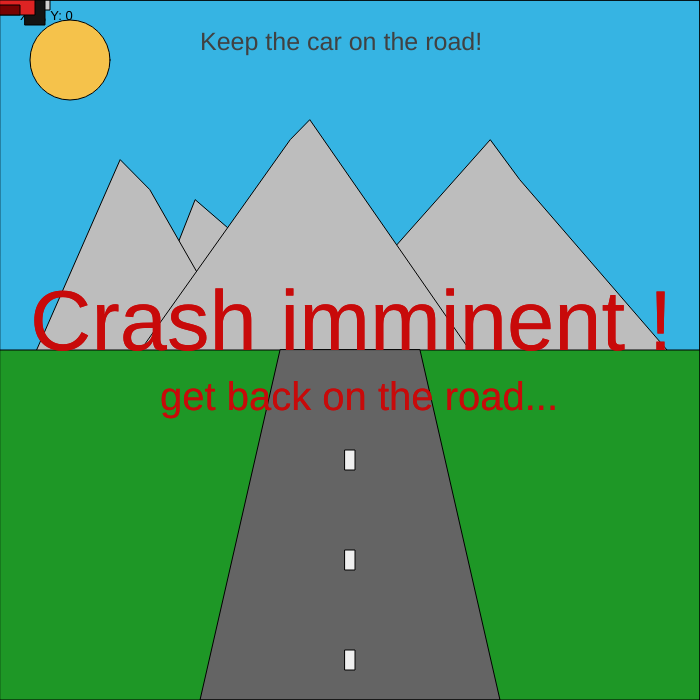
Frame 1 (no input)
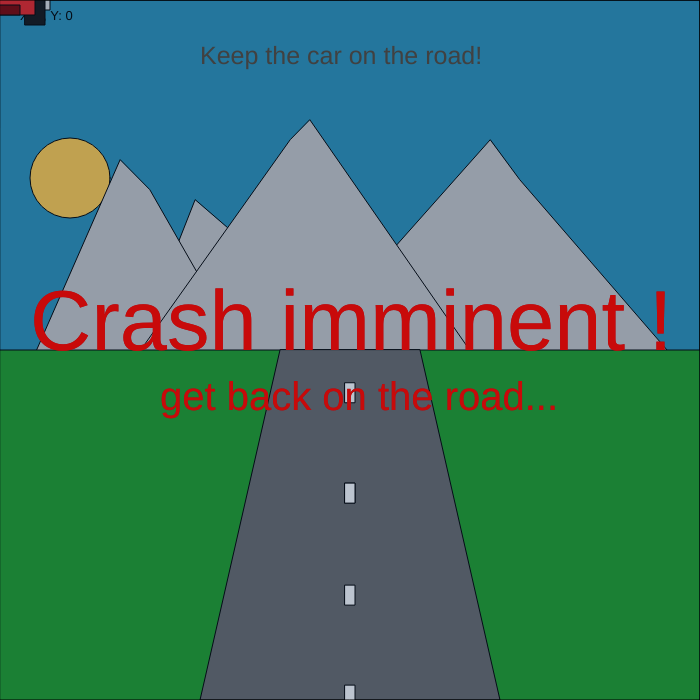
Frame 60 (no input)
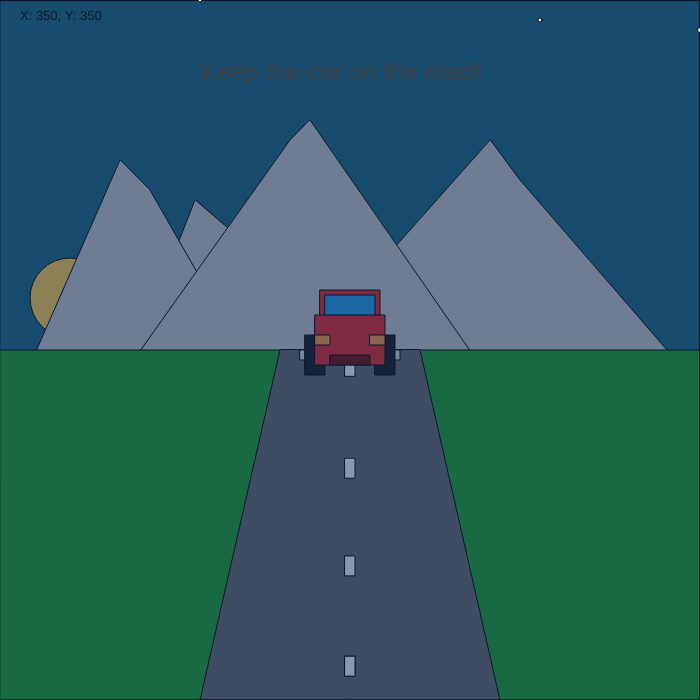
Frame 120 (the mouse pressed at the canvas centre since frame 60)

The p5.js sketch that drew these frames (run headless with seeded random() and noise() and a simulated clock; from frame 60 on, the mouse is pressed at the canvas centre):

// p5.js sketch
// ── sketch.js
function setup() {
  createCanvas(700, 700);
}
let tmovey = 50
let tspeedy = 2



let paint1y = 450
let ps1y = 2
let paint2y = 450 + (100)
let ps2y = 2
let paint3y = 450 + (100*2)
let ps3y = 2
let paint4y = 450 + (100*3)
let ps4y = 2
let paint5y = 450 + (100*4)
let ps5y = 2
let endp = 750

let trn = 0
let strn = 1
let suny = 60
let suns = 2 
let moony = -300
let moons = 2
shows = true
hides = false
function draw() {
  background(220);
  let coords = `X: ${mouseX}, Y: ${mouseY}`;
  
  fill(54,181,228,)
  square(0,0,700)
  fill(0,0,0,trn)
  square(0,0,700)
  fill(246,195,75)
  circle(70,suny,80)
  fill(255)
  circle(630,moony,80)
  suny = suny + suns
  moony = moony + moons

  trn = trn + strn
  if(trn > 200){
  strn = -strn
  suns = -suns
  moons = -moons
  //tint = -tint
  }
   if(trn < 0){
  strn = -strn
  suns = -suns
  moons = -moons
  //tint = -tint
  }

  //mountain
  fill(190)
  quad(195,200,    130,365,    480,365,         300,290)
  
  quad(120,160,    30,365,    250,365,         150,190)
  quad(490,140,    290,365,    680,365,         520,180)
  quad(290,140,    130,365,    480,365,         310,120)
  
  
  fill(0)
  textSize(13)
  text(coords,20,20)

  //road
  fill(30,152,38)
  square(0,350,700)
  fill(100)
  quad(280,350,200,700,500,700,420,350 )
  //road paint
  fill(240)
  rect(345,paint1y,10,20)  
  paint1y = paint1y + ps1y
  rect(345,paint2y,10,20) 
  paint2y = paint2y + ps2y
  rect(345,paint3y,10,20) 
  paint3y = paint3y + ps3y
  rect(345,paint4y,10,20) 
 paint4y = paint4y + ps4y
  rect(345,paint5y,10,20) 
  paint5y = paint5y + ps5y
  if(paint1y >endp) {
    paint1y = 350
  }
  if(paint2y >endp) {
    paint2y = 350
  }
  if(paint3y >endp) {
    paint3y = 350
  }
  if(paint4y >endp) {
    paint4y = 350
  }
  if(paint5y > endp) {
    paint5y = 350
  }
  //speed change
  ps1y = ps1y+.01
  ps2y = ps2y +.01
  ps3y = ps3y+.01
  ps4y = ps4y+.01
  ps5y = ps5y+.01

  if (200 > mouseX){
    fill(200,10,10)
    textSize(85)
    text("Crash imminent !",30,350)
    textSize(40)
    text("get back on the road...",160,410)
  }
  if (500 < mouseX){
    fill(200,10,10)
    textSize(85)
    text("Crash imminent !",30,350)
    textSize(40)
    text("get back on the road...",160,410)
  }
  //line(350,0,350,700)
//MOUSE follow
  //wheel axles
  fill(210)
  rect(mouseX-50,mouseY-0,100,10)
  //tires
  fill(20)
  rect(mouseX-45,mouseY-15,20,40)
  rect(mouseX+25,mouseY-15,20,40)
  //top of car
  fill(223,35,35)
  rect(mouseX-30,mouseY-60,60,40)
  fill(35,148,223)
  rect(mouseX-25,mouseY-55,50,40)
  fill(223,35,35)
  rect(mouseX-35,mouseY-35,70,50)
  //car light
  fill(246,147,60)
  rect(mouseX-35,mouseY-15,15,10)
  rect(mouseX+20,mouseY-15,15,10)
  //back car bumper
  fill(119,2,2)
  rect(mouseX-20,mouseY+5,40,10)
  //screen tint
  fill(20,51,99,trn)
  square(0,0,700)

  //moon
  fill(255)
  circle(630,moony,80)
  //stars
  circle(700,moony+90,5)
  circle(600,moony-90,5)
  circle(650,moony +50,4)
  circle(500,moony +30,4)
  circle(530,moony +20,4)
  circle(490,moony +10,4)
  circle(540,moony +80,4)
  circle(340,moony +20,4)
  circle(200,moony +60,4)
  circle(340,moony +10,4)
  circle(390,moony +10,4)
  circle(300,moony +35,4)
  circle(480,moony +28,4)
  circle(320,moony +5,4)
  
//Text
  //Warning Text
  if (200 > mouseX){
    fill(200,10,10)
    textSize(85)
    text("Crash imminent !",30,350)
    textSize(40)
    text("get back on the road...",160,410)
  }
  if (500 < mouseX){
    fill(200,10,10)
    textSize(85)
    text("Crash imminent !",30,350)
    textSize(40)
    text("get back on the road...",160,410)
  }
  //Moving Text
    fill(65)
    textSize(25)
    text("Keep the car on the road!",200,tmovey)
    tmovey = tmovey + tspeedy
    if (tmovey > 80) {
    tspeedy = -tspeedy;
    }
    if (tmovey < 50) {
    tspeedy = -tspeedy;
  }
}
